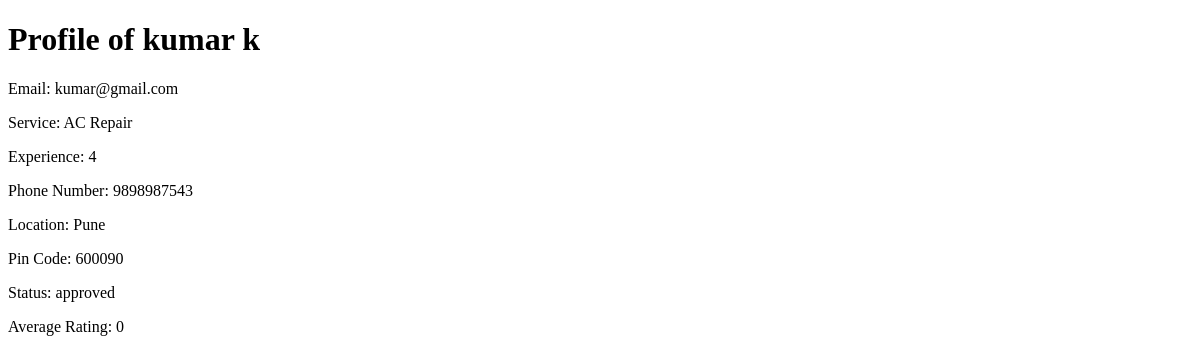
Page /professional_profile/1 on the earlier database version.
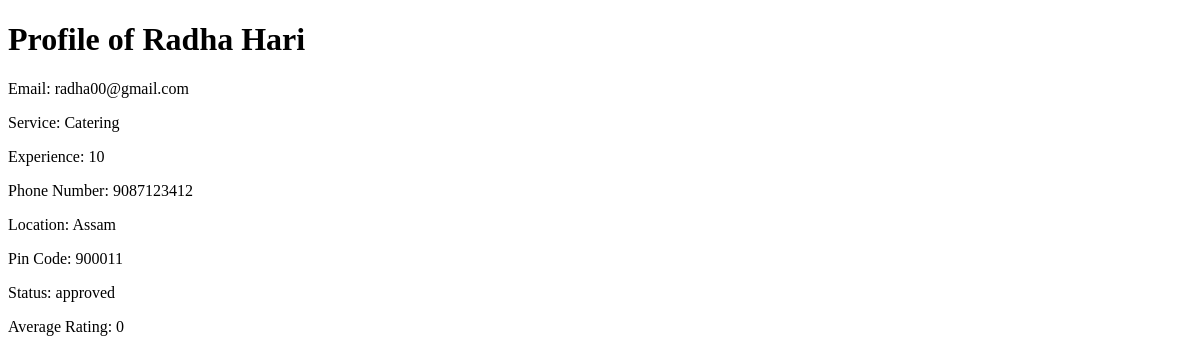
Same page on the later database version.
### backend/models.py (models this page shows)
class Prof_Info(db.Model):
    __tablename__="prof_info"
    id=db.Column(db.Integer,primary_key=True)
    email=db.Column(db.String,unique=True,nullable=False)
    password=db.Column(db.String,nullable=False)
    role=db.Column(db.Integer,default=2)
    full_name=db.Column(db.String,nullable=False)
    service_name=db.Column(db.Integer, db.ForeignKey("service.id"), nullable=False)
    experience=db.Column(db.Integer,nullable=False)
    location=db.Column(db.String,nullable=False)
    pin_code=db.Column(db.Integer,nullable=False)
    prof_status=db.Column(db.String,default='requested')#requested,approved,rejected,blocked
    service=db.relationship("Service",back_populates="professionals")
    phone=db.Column(db.Integer,nullable=False, unique=True)

class Service(db.Model):
    __tablename__="service"
    id=db.Column(db.Integer,primary_key=True)
    name=db.Column(db.String,unique=True,nullable=False)
    baseprice=db.Column(db.Float, default=0.0)
    desc=db.Column(db.String,nullable=False)
    professionals=db.relationship('Prof_Info', back_populates='service',cascade='all,delete')

### backend/controllers.py (the view)
@app.route("/professional_profile/<int:id>")
def view_professional_profile(id):
    professional = Prof_Info.query.get(id)
    if professional:
        ratings = Rating.query.filter_by(professional_id=id).all()
        if ratings:
            average_rating = sum(rating.rating for rating in ratings) / len(ratings)
        else:
            average_rating = 0
        return render_template("professional_profile.html", professional=professional, average_rating=average_rating)
    else:
        return "Professional not found", 404

### templates/professional_profile.html (shortened to what this page needs)
<!DOCTYPE html>
<html lang="en">
<head>
</head>
<body>
    <h1>Profile of {{ professional.full_name }}</h1>
    <p>Email: {{ professional.email }}</p>
    <p>Service: {{ professional.service.name }}</p>
    <p>Experience: {{ professional.experience }}</p>
    <p>Phone Number: {{ professional.phone }}</p>
    <p>Location: {{ professional.location }}</p>
    <p>Pin Code: {{ professional.pin_code }}</p>
    <p>Status: {{ professional.prof_status }}</p>
    <p>Average Rating: {{ average_rating }}</p>
</body>
</html>

Differences in the rows shown:
no longer on this page (row edited): Service: service.name "AC Repair"
changed Prof_Info "approved": full_name "kumar k" → "Radha Hari"; email "kumar@gmail.com" → "radha00@gmail.com"; experience "4" → "10"; phone "9898987543" → "9087123412"; location "Pune" → "Assam"; pin_code "600090" → "900011"
now on this page (row edited): Service: service.name "Catering"
